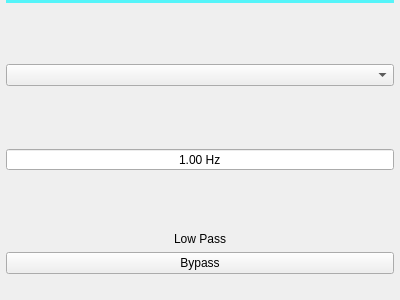
<?xml version="1.0" encoding="UTF-8"?>
<ui version="4.0">
 <class>QLowPass</class>
 <widget class="QWidget" name="QLowPass">
  <property name="geometry">
   <rect>
    <x>0</x>
    <y>0</y>
    <width>400</width>
    <height>300</height>
   </rect>
  </property>
  <property name="windowTitle">
   <string>Form</string>
  </property>
  <layout class="QVBoxLayout" name="verticalLayout_2">
   <property name="leftMargin">
    <number>6</number>
   </property>
   <property name="topMargin">
    <number>0</number>
   </property>
   <property name="rightMargin">
    <number>6</number>
   </property>
   <property name="bottomMargin">
    <number>6</number>
   </property>
   <item>
    <widget class="Line" name="line">
     <property name="styleSheet">
      <string notr="true">color: #54F4F9;</string>
     </property>
     <property name="frameShadow">
      <enum>QFrame::Plain</enum>
     </property>
     <property name="lineWidth">
      <number>4</number>
     </property>
     <property name="orientation">
      <enum>Qt::Horizontal</enum>
     </property>
    </widget>
   </item>
   <item>
    <spacer name="verticalSpacer_2">
     <property name="orientation">
      <enum>Qt::Vertical</enum>
     </property>
     <property name="sizeHint" stdset="0">
      <size>
       <width>20</width>
       <height>40</height>
      </size>
     </property>
    </spacer>
   </item>
   <item>
    <widget class="QComboBox" name="comboBoxType">
     <property name="sizePolicy">
      <sizepolicy hsizetype="Expanding" vsizetype="Fixed">
       <horstretch>0</horstretch>
       <verstretch>0</verstretch>
      </sizepolicy>
     </property>
    </widget>
   </item>
   <item>
    <spacer name="verticalSpacer_3">
     <property name="orientation">
      <enum>Qt::Vertical</enum>
     </property>
     <property name="sizeHint" stdset="0">
      <size>
       <width>20</width>
       <height>40</height>
      </size>
     </property>
    </spacer>
   </item>
   <item>
    <widget class="QDoubleSpinBox" name="doubleSpinBoxFc">
     <property name="alignment">
      <set>Qt::AlignCenter</set>
     </property>
     <property name="buttonSymbols">
      <enum>QAbstractSpinBox::NoButtons</enum>
     </property>
     <property name="suffix">
      <string notr="true"> Hz</string>
     </property>
     <property name="minimum">
      <double>1.000000000000000</double>
     </property>
     <property name="maximum">
      <double>20000.000000000000000</double>
     </property>
    </widget>
   </item>
   <item>
    <spacer name="verticalSpacer">
     <property name="orientation">
      <enum>Qt::Vertical</enum>
     </property>
     <property name="sizeHint" stdset="0">
      <size>
       <width>20</width>
       <height>40</height>
      </size>
     </property>
    </spacer>
   </item>
   <item>
    <widget class="QLabel" name="label">
     <property name="text">
      <string>Low Pass</string>
     </property>
     <property name="alignment">
      <set>Qt::AlignCenter</set>
     </property>
    </widget>
   </item>
   <item>
    <widget class="QPushButton" name="pushButtonBypass">
     <property name="text">
      <string notr="true">Bypass</string>
     </property>
     <property name="checkable">
      <bool>true</bool>
     </property>
    </widget>
   </item>
   <item>
    <spacer name="verticalSpacer_4">
     <property name="orientation">
      <enum>Qt::Vertical</enum>
     </property>
     <property name="sizeType">
      <enum>QSizePolicy::Fixed</enum>
     </property>
     <property name="sizeHint" stdset="0">
      <size>
       <width>20</width>
       <height>20</height>
      </size>
     </property>
    </spacer>
   </item>
  </layout>
 </widget>
 <resources/>
 <connections/>
</ui>
